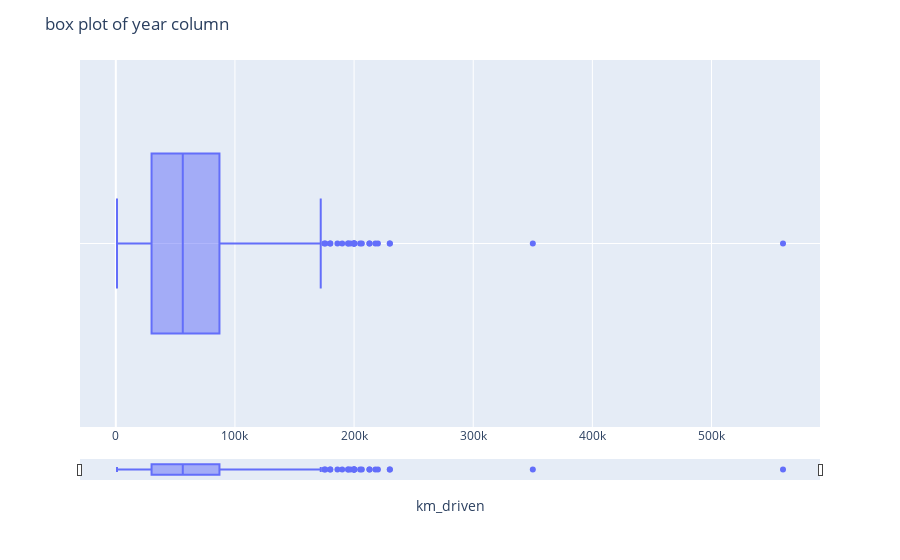

Source (notebook cell):
### Markdown cell above
#### Boxplots for Outliers

### Code cell
import plotly.express as px

# Filter the dataframe so that it does not crash the browser
df_filtered = final_dataset.head(1000)

# Construct the graph and style it. Further customize your graph by editing this code.
# See Plotly Documentation for help: https://plotly.com/python/plotly-express/
fig = px.box(df_filtered, x='km_driven', points='outliers')
fig.update_layout(
    title=' box plot of year column', 
    xaxis = dict(
        showgrid=True, 
        rangeslider = dict(
            visible=True, 
            thickness=0.05
        )
    ), 
    yaxis = dict(
        showgrid=True
    ), 
    legend = dict(
        orientation='v'
    ), 
    paper_bgcolor='#FFFFFF'
)
fig.show()

### Figure 1 — Plotly figure (JSON) as saved in the notebook; plotly's stock layout.template omitted (floating-point values rounded to 4 significant figures; data arrays with more than 128 entries replaced by an {"elided": "..."} marker saying what was removed)
{"data": [{"alignmentgroup": "True", "boxpoints": "outliers", "hovertemplate": "km_driven=%{x}<extra></extra>", "legendgroup": "", "marker": {"color": "#636efa"}, "name": "", "notched": false, "offsetgroup": "", "orientation": "h", "showlegend": false, "type": "box", "x": {"elided": "1000 int values"}, "x0": " ", "xaxis": "x", "y0": " ", "yaxis": "y"}], "layout": {"boxmode": "group", "legend": {"orientation": "v", "tracegroupgap": 0}, "margin": {"t": 60}, "paper_bgcolor": "#FFFFFF", "title": {"text": " box plot of year column"}, "xaxis": {"anchor": "y", "domain": [0, 1], "rangeslider": {"thickness": 0.05, "visible": true}, "showgrid": true, "title": {"text": "km_driven"}}, "yaxis": {"anchor": "x", "domain": [0, 1], "showgrid": true}}}
